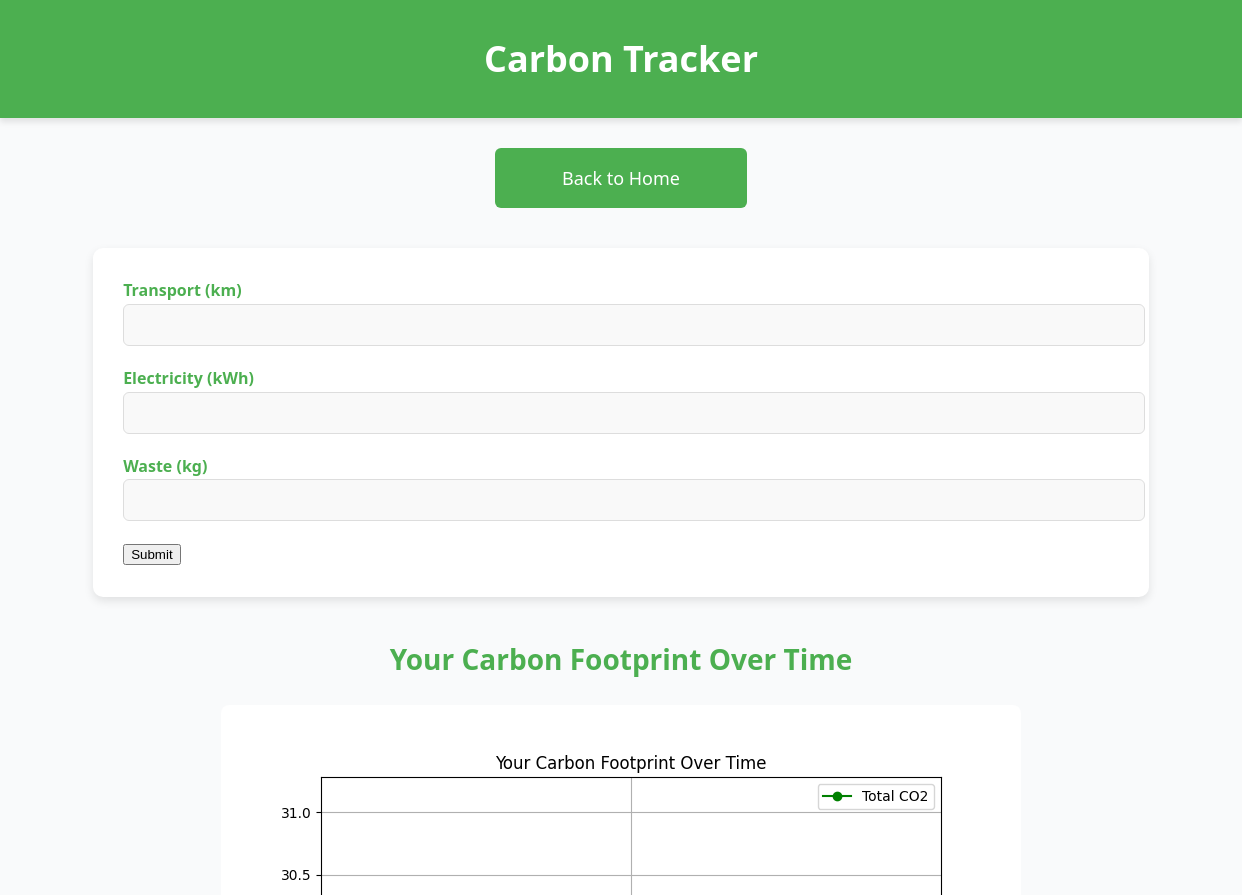
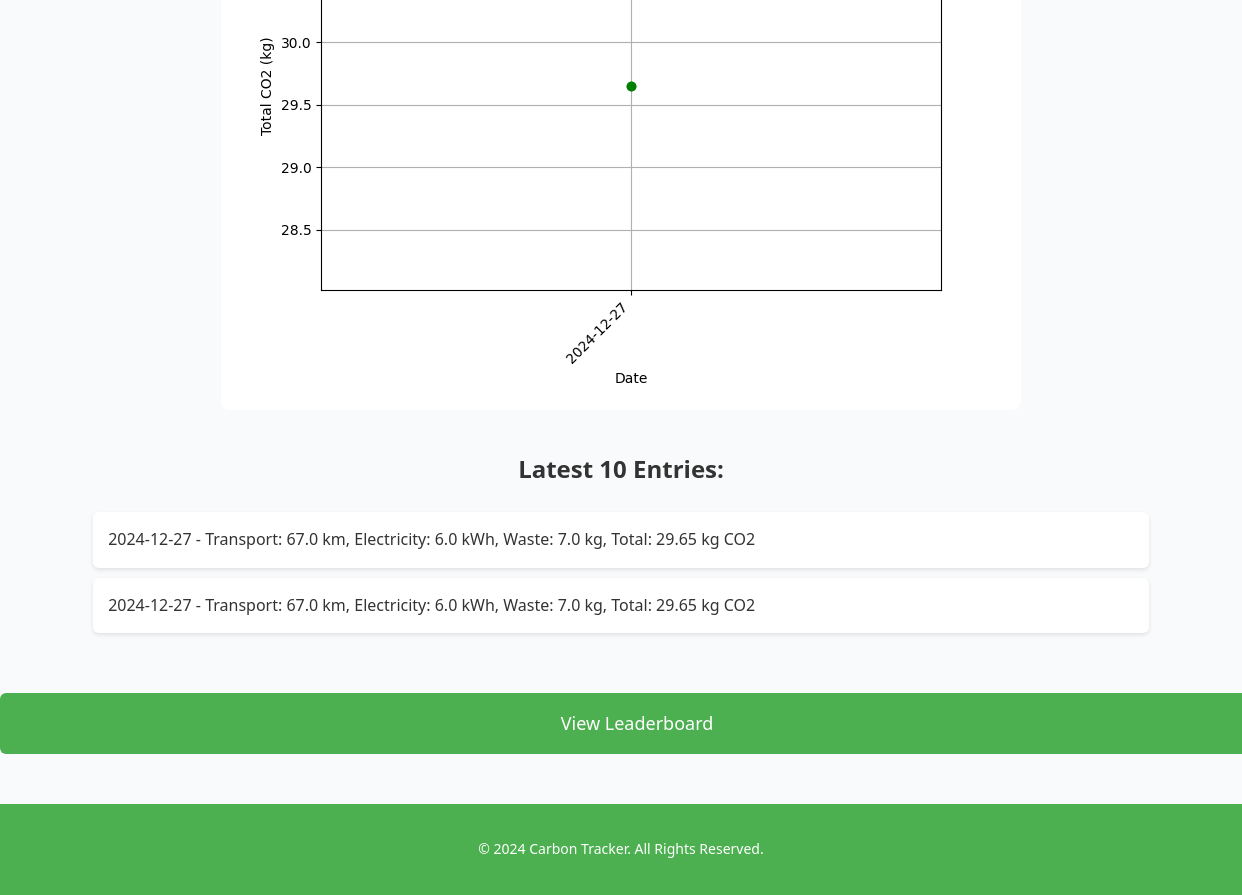
Page /carbon_tracker (signed in) on the committed database (2 pictures, top to bottom).
### app.py (models this page shows)
class CarbonFootprint(db.Model):
    id = db.Column(db.Integer, primary_key=True)
    user_id = db.Column(db.Integer, db.ForeignKey('user.id'), nullable=False)
    date = db.Column(db.Date, nullable=False, default=datetime.date.today)
    transport = db.Column(db.Float, nullable=False, default=0.0)
    electricity = db.Column(db.Float, nullable=False, default=0.0)
    waste = db.Column(db.Float, nullable=False, default=0.0)
    total = db.Column(db.Float, nullable=False, default=0.0)

### app.py (the view, shortened to what this page needs)
@app.route('/carbon_tracker', methods=['GET', 'POST'])
def carbon_tracker():
    if not session.get('logged_in'):
        return redirect(url_for('login'))
    carbon_footprint_result = None
    form = CarbonFootprintForm()
    user_id = session['user_id']
    entries = CarbonFootprint.query.filter_by(user_id=user_id).order_by(CarbonFootprint.date).all()
    dates = [entry.date.strftime('%Y-%m-%d') for entry in entries]
    totals = [entry.total for entry in entries]
    fig = plt.figure(figsize=(8, 6))
    ax = fig.add_subplot(111)
    ax.plot(dates, totals, marker='o', color='green', label='Total CO2')
    ax.set_title('Your Carbon Footprint Over Time')
    ax.set_xlabel('Date')
    ax.set_ylabel('Total CO2 (kg)')
    ax.grid(True)
    ax.legend()
    fig.autofmt_xdate(rotation=45)
    buf = io.BytesIO()
    fig.savefig(buf, format="png")
    buf.seek(0)
    plot_data = base64.b64encode(buf.getvalue()).decode('utf-8')
    buf.close()
    return render_template('carbon_tracker.html', form=form, entries=entries, plot_data=plot_data, carbon_footprint_result=carbon_footprint_result)

### app.py
class CarbonFootprintForm(FlaskForm):
    transport = FloatField('Transport (km)', validators=[DataRequired()])
    electricity = FloatField('Electricity (kWh)', validators=[DataRequired()])
    waste = FloatField('Waste (kg)', validators=[DataRequired()])
    submit = SubmitField('Submit')

### templates/carbon_tracker.html (shortened to what this page needs)
<!DOCTYPE html>
<html lang="en">
<head>
</head>
<body>
    <h1>Carbon Tracker</h1>
    <a href="{{ url_for('home') }}" class="home-button">Back to Home</a>
    <div class="container">
        <form method="POST">
            <div>
                {{ form.transport.label }} <br>
                {{ form.transport() }}
            </div>
            <div>
                {{ form.electricity.label }} <br>
                {{ form.electricity() }}
            </div>
            <div>
                {{ form.waste.label }} <br>
                {{ form.waste() }}
            </div>
            <div>
                {{ form.submit() }}
            </div>
        </form>
        <h2>Your Carbon Footprint Over Time</h2>
        <img alt="Carbon Footprint Chart">
        <h3>Latest 10 Entries:</h3>
        <ul>
            {% for entry in entries[:10] %}
                <li>{{ entry.date.strftime('%Y-%m-%d') }} - Transport: {{ entry.transport }} km, Electricity: {{ entry.electricity }} kWh, Waste: {{ entry.waste }} kg, Total: {{ entry.total }} kg CO2</li>
            {% endfor %}
        </ul>
    </div>
    <a href="{{ url_for('leaderboard') }}" class="leaderboard-button">View Leaderboard</a>
    <footer>
        <p>&copy; 2024 Carbon Tracker. All Rights Reserved.</p>
    </footer>
</body>
</html>

### templates/carbon_tracker.html (style rules this page uses)
body { font-family: 'Segoe UI', Tahoma, Geneva, Verdana, sans-serif; background-color: #f9fafb; margin: 0; padding: 0; color: #333; line-height: 1.6; }
h1 { text-align: center; color: #fff; background-color: #4CAF50; padding: 30px 0; margin: 0; font-size: 36px; font-weight: 700; box-shadow: 0 4px 6px rgba(0, 0, 0, 0.1); }
.home-button { display: block; width: 220px; margin: 30px auto 20px; padding: 16px; background-color: #4CAF50; color: white; font-size: 18px; text-align: center; text-decoration: none; border-radius: 6px; cursor: pointer; transition: background-color 0.3s ease, transform 0.3s ease; }
.container { width: 85%; margin: 40px auto; max-width: 1200px; }
form { background-color: #fff; padding: 30px; border-radius: 10px; box-shadow: 0 4px 10px rgba(0, 0, 0, 0.1); margin-bottom: 40px; display: flex; flex-direction: column; gap: 10px; }
form label { font-size: 16px; font-weight: 600; margin-bottom: 8px; color: #4CAF50; }
form input[type="number"], form input[type="text"], form select { width: 100%; padding: 12px; margin-bottom: 10px; border: 1px solid #ddd; border-radius: 6px; font-size: 14px; background-color: #f9f9f9; transition: border-color 0.3s ease, background-color 0.3s ease; }
h2 { text-align: center; color: #4CAF50; margin-top: 40px; font-size: 28px; }
h3 { text-align: center; color: #333; font-size: 24px; margin-top: 40px; }
img { display: block; margin: 20px auto; max-width: 100%; border-radius: 8px; }
ul { list-style-type: none; padding: 0; margin-top: 20px; }
li { background-color: #fff; padding: 15px; margin: 10px 0; border-radius: 6px; box-shadow: 0 2px 4px rgba(0, 0, 0, 0.1); font-size: 16px; transition: transform 0.3s ease; }
footer { text-align: center; margin-top: 50px; padding: 20px; background-color: #4CAF50; color: white; font-size: 14px; }
.leaderboard-button { width: 100%; padding: 16px; background-color: #4CAF50; color: white; font-size: 18px; border: none; border-radius: 6px; cursor: pointer; transition: background-color 0.3s ease, transform 0.3s ease; margin-top: 20px; display: inline-block; text-align: center; text-decoration: none; }

### rows in the picture
CarbonFootprint: date "2024-12-27", transport "67.0", electricity "6.0", waste "7.0", total "29.65"
CarbonFootprint: date "2024-12-27", transport "67.0", electricity "6.0", waste "7.0", total "29.65"
